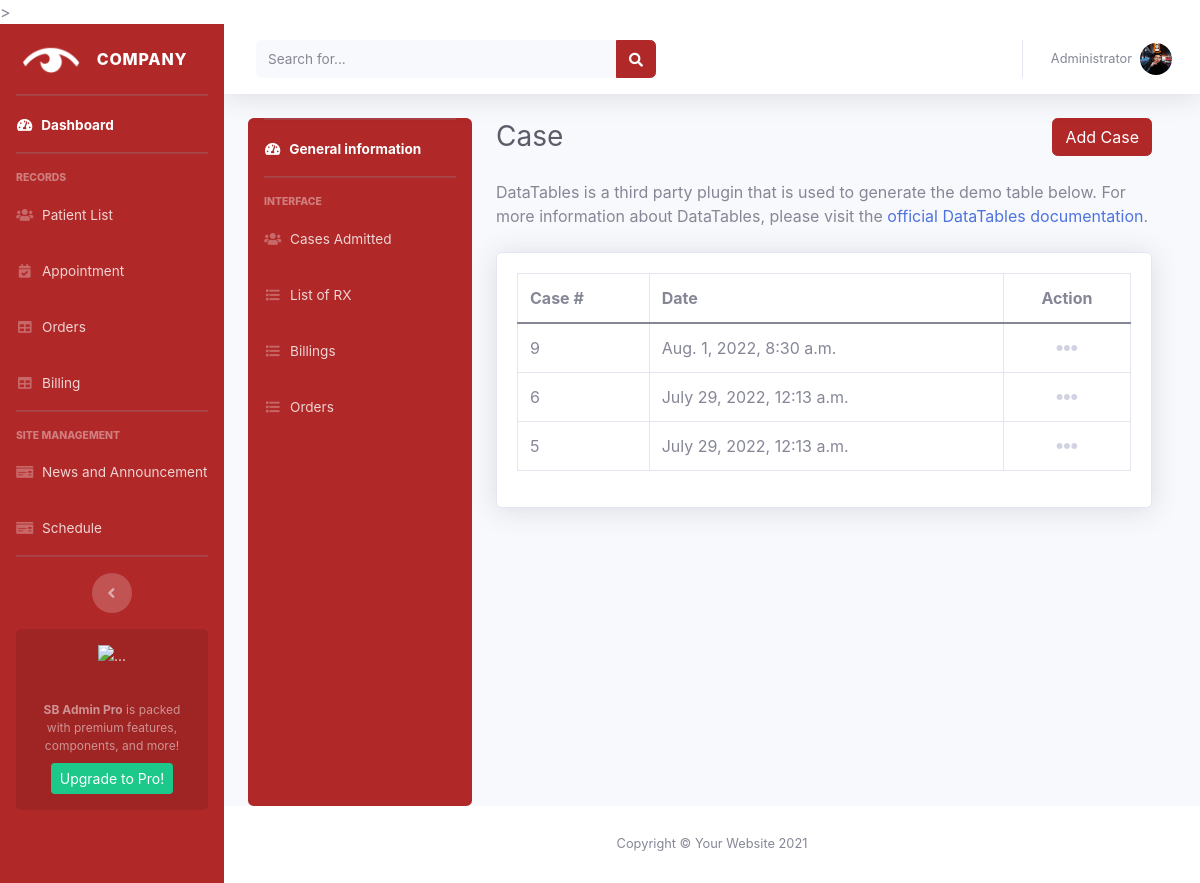
Before: /patient_list/patient/2/Case/ (signed in) with the older database file.
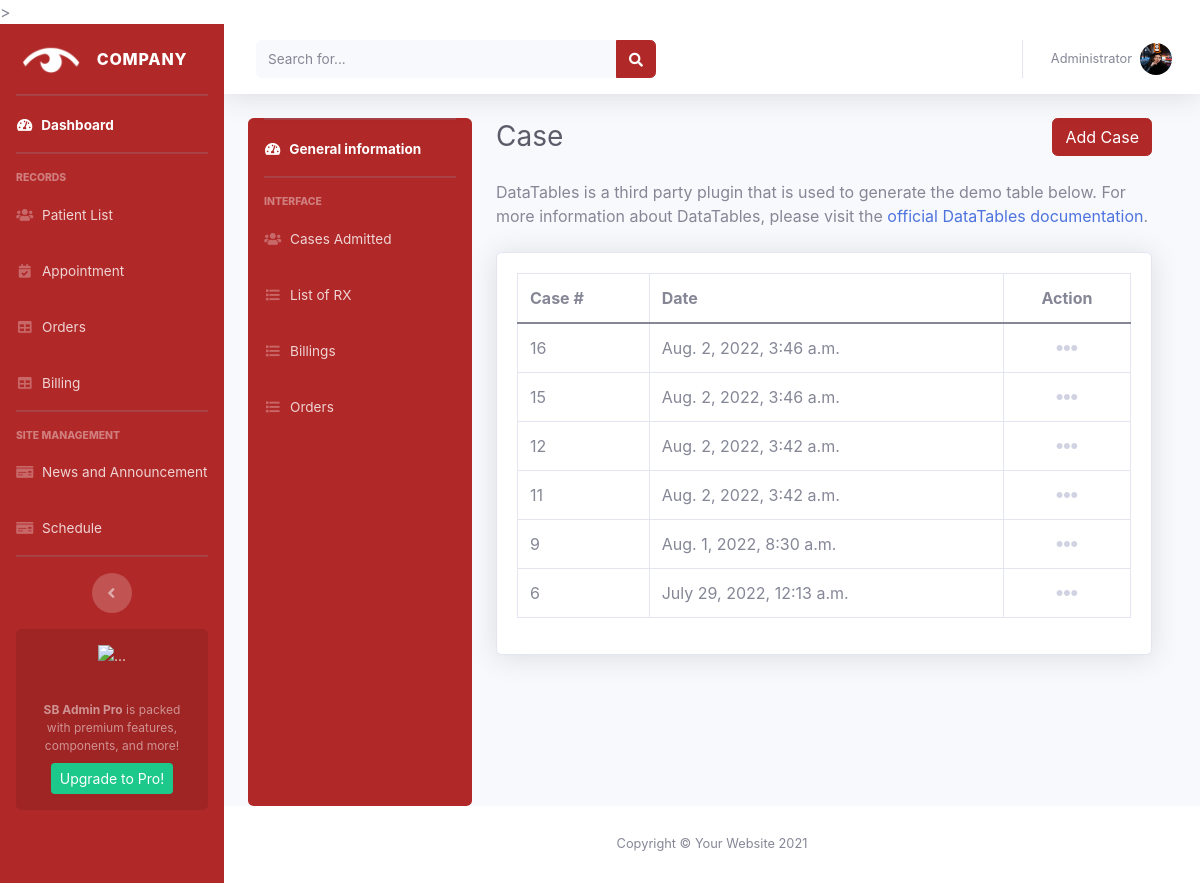
After: the same page with the newer database file.
### accounts/models.py (models this page shows)
class Case(models.Model):
    user = models.ForeignKey(
        User, null=True, blank=True, on_delete=models.CASCADE)
    date_created = models.DateTimeField(auto_now_add=True)

### accounts/decorators.py (the view)
        def wrapper_func(request, *args, **kwargs):
            group = None
            if request.user.groups.exists():
                group = request.user.groups.all()[0].name
            if group in allowed_roles:
                return view_func(request, *args, **kwargs)
            else:
                return HttpResponse('You are not authorized to view this page!')

### accounts/models.py (called while the page is built)
    def __str__(self) -> str:
        return self.user.username

### accounts/views.py (called while the page is built)
@login_required(login_url='login')
@allowed_users(allowed_roles=['admin'])
def person_list_case(request, pk):
    patient = Account.objects.get(id=pk)
    user = User.objects.get(username=patient)
    cases = Case.objects.all().filter(user=user).order_by('-date_created')
    context = {
        'patient': patient,
        'cases': cases,
    }
    return render(request, 'admin/components/person_list_case.html', context)

### accounts/templates/admin/components/person_list_case.html (shortened to what this page needs)
{% extends 'admin/components/person.html' %} {% block title %}Patients{% endblock %}
{% block patient %}
<div class="d-sm-flex align-items-center justify-content-between mb-4">
    <h1 class="h3 mb-0 text-gray-800">Case</h1>
    <a class="btn btn-primary" href="{% url 'create_case' patient.id %}" type="button">Add Case</a>
</div>
<p class="mb-4">DataTables is a third party plugin that is used to generate the demo table below.
    For more information about DataTables, please visit the <a target="_blank" href="https://datatables.net">official
        DataTables documentation</a>.</p>
<div class="card shadow mb-4">
    <div class="card-body">
        <div class="table-responsive">
            <table class="table table-bordered" id="dataTable" width="100%" cellspacing="0">
                <thead>
                    <tr>
                        <th>Case #</th>
                        <th>Date</th>
                        <th class="text-center">Action</th>
                    </tr>
                </thead>
                <tbody>
                    {% for case in cases%}
                    <tr>
                        <td>{{case.id}}</td>
                        <td>{{case.date_created}}</td>
                        <td class="text-center">
                            <div class="dropdown no-arrow">
                                <a class="dropdown-toggle" href="#" role="button" id="dropdownMenuLink-{{order.id}}"
                                    data-toggle="dropdown" aria-haspopup="true" aria-expanded="false"
                                    style="z-index: 9999;">
                                    <i class="fas fa-ellipsis-h fa-lg fa-fw text-gray-400"></i>
                                </a>
                            </div>
                        </td>
                    </tr>
                    {% endfor %}
                </tbody>
            </table>
        </div>
    </div>
</div>
{% endblock %}

Changed rows visible on the page:
removed Case: id "5", date_created "July 29, 2022, 12:13 a.m."
added Case: id "16", date_created "Aug. 2, 2022, 3:46 a.m."
added Case: id "15", date_created "Aug. 2, 2022, 3:46 a.m."
added Case: id "12", date_created "Aug. 2, 2022, 3:42 a.m."
added Case: id "11", date_created "Aug. 2, 2022, 3:42 a.m."
